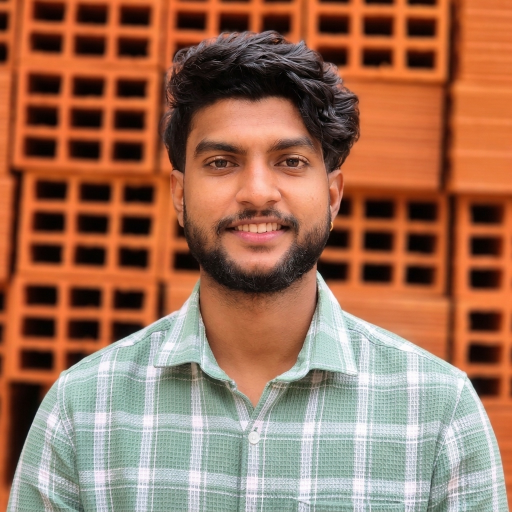
#> input picture assets/sujal.jpg, 1024 x 1024 px, found by its file name (shown at 1/2 size)
$ python make_ascii.py   (older library calls are emulated)
#> lines starting #> are read from the running program, lines starting #| are printed output that depends on the picture; after the words box and inside, x2 and y2 are one past the last pixel; in counts of white or black regions, pixels touching at a corner belong together
"""
tools/make_ascii.py - Generates an ASCII-art hero portrait SVG and static high-res PNG
from assets/sujal.jpg.

Features:
- Full photo portrait with head, hair, face, neck, collar, broad shoulders, and chest
- Completely removes brick background cleanly using OpenCV GrabCut with corner priors
- Facial feature enhancement: CLAHE, gamma lift, unsharp mask, and DoG/Sobel edge blending
- Targeted micro-enhancements: teeth/smile luminance boost, eye & eyebrow contrast definition
- Balanced shirt tone mapping so the face remains the brightly lit focal center
- 28-character smooth tonal ramp with 100% solid subject fill (zero hollow gaps on cheeks)
- 4-tone cyan brightness coloring (#0e7490, #06b6d4, #22d3ee, #e0fbff)
- Grouped <tspan> elements keeping SVG under 250 KB
- Fixed textLength & lengthAdjust="spacing" with xml:space="preserve"
- OFL vector font outlines for "SUJAL KUMAR KANU" via fontTools
- SMIL line-by-line reveal animation (plays once, freezes)
- High-res 2400px wide PNG export for static fallbacks
- Tunable CLI flags: --cols, --gamma, --edge, --crop, --input, --output-svg, --output-png
"""

import os
import argparse
import cv2
import numpy as np
from PIL import Image, ImageDraw, ImageFont
from fontTools.ttLib import TTFont
from fontTools.pens.svgPathPen import SVGPathPen


# 28-character curated smooth ramp from sparse to dense
RAMP = " .'`^,:;~-_+<>i!*=?co1xS%#8&@W"

# 4 Cyan color shades by brightness
SHADE_SHADOW  = "#0e7490"  # deep shadows, hair texture, beard shadows
SHADE_MID_LOW = "#06b6d4"  # transitional midtones, shirt checks
SHADE_MID     = "#22d3ee"  # lit skin, facial features
SHADE_HIGH    = "#e0fbff"  # highlights, teeth, eye catchlights, hair reflections

RGB_SHADOW  = (14, 116, 144)
RGB_MID_LOW = (6, 182, 212)
RGB_MID     = (34, 211, 238)
RGB_HIGH    = (224, 251, 255)


# [45 lines left out: function generate_vector_name, not called in this run]


def remove_background(img):
    """Removes brick background cleanly using GrabCut with corner background priors."""
    h, w, _ = img.shape
    mask = np.full((h, w), cv2.GC_PR_FGD, dtype=np.uint8)

    # Definite background priors: corners & top border where brick wall resides
    cv2.rectangle(mask, (0, 0), (int(w * 0.22), int(h * 0.62)), cv2.GC_BGD, -1)
    cv2.rectangle(mask, (int(w * 0.78), 0), (w, int(h * 0.62)), cv2.GC_BGD, -1)
    cv2.rectangle(mask, (0, 0), (w, int(h * 0.03)), cv2.GC_BGD, -1)

    # Definite foreground priors: center of face and center of chest/shirt
    cv2.rectangle(mask, (int(w * 0.38), int(h * 0.20)), (int(w * 0.64), int(h * 0.52)), cv2.GC_FGD, -1)
    cv2.rectangle(mask, (int(w * 0.20), int(h * 0.74)), (int(w * 0.82), int(h * 0.98)), cv2.GC_FGD, -1)

    bgdModel = np.zeros((1, 65), np.float64)
    fgdModel = np.zeros((1, 65), np.float64)

    try:
        cv2.grabCut(img, mask, None, bgdModel, fgdModel, 6, cv2.GC_INIT_WITH_MASK)
        fg_mask = np.where((mask == cv2.GC_FGD) | (mask == cv2.GC_PR_FGD), 255, 0).astype(np.uint8)
        kernel = cv2.getStructuringElement(cv2.MORPH_ELLIPSE, (9, 9))
        fg_mask = cv2.morphologyEx(fg_mask, cv2.MORPH_CLOSE, kernel)

        num_labels, labels, stats, centroids = cv2.connectedComponentsWithStats(fg_mask)
        if num_labels > 1:
            largest_label = 1 + np.argmax(stats[1:, cv2.CC_STAT_AREA])
            fg_mask = np.where(labels == largest_label, 255, 0).astype(np.uint8)

        return fg_mask.astype(np.float32) / 255.0
    except Exception as e:
        print(f"GrabCut fallback due to: {e}")
        fall_mask = np.ones((h, w), dtype=np.float32)
        return fall_mask


def process_image(img, fg_mask, crop_str="35,1024,1.0", gamma=0.80, edge_weight=0.50):
    """Processes full image: CLAHE, gamma, unsharp mask, DoG/Sobel edge blending, teeth & eye boost."""
    h, w, _ = img.shape

    parts = [float(p.strip()) for p in crop_str.split(",")]
    top = int(parts[0])
    bottom = min(h, int(parts[1]))
    aspect_ratio = float(parts[2]) if len(parts) > 2 else 1.0

    crop_h = bottom - top
    crop_w = min(w, int(crop_h * aspect_ratio))
    cx = w // 2
    left = max(0, cx - crop_w // 2)
    right = min(w, cx + crop_w // 2)

    cropped_img = img[top:bottom, left:right]
    cropped_mask = fg_mask[top:bottom, left:right]
    ch, cw, _ = cropped_img.shape

    gray = cv2.cvtColor(cropped_img, cv2.COLOR_BGR2GRAY)
    y_coords, x_coords = np.indices((ch, cw))
    y_norm = y_coords.astype(np.float32) / ch
    x_norm = x_coords.astype(np.float32) / cw

    # 1. CLAHE contrast enhancement
    clahe = cv2.createCLAHE(clipLimit=2.8, tileGridSize=(8, 8))
    contrast = clahe.apply(gray)

    # 2. Gamma lift to illuminate facial shadows
    inv_gamma = 1.0 / max(0.1, gamma)
    table = np.array([((i / 255.0) ** inv_gamma) * 255.0 for i in np.arange(0, 256)]).astype("uint8")
    lifted = cv2.LUT(contrast, table)

    # 3. Unsharp mask
    blur = cv2.GaussianBlur(lifted, (0, 0), 2.0)
    unsharp = cv2.addWeighted(lifted, 1.50, blur, -0.50, 0)

    # 4. Edge layer blending (Difference of Gaussians + Sobel)
    g1 = cv2.GaussianBlur(gray, (0, 0), 0.6)
    g2 = cv2.GaussianBlur(gray, (0, 0), 2.0)
    dog = np.clip(g1.astype(float) - g2.astype(float), 0, 255)
    dog_norm = cv2.normalize(dog, None, 0, 255, cv2.NORM_MINMAX).astype(np.uint8)

    sobelx = cv2.Sobel(gray, cv2.CV_64F, 1, 0, ksize=3)
    sobely = cv2.Sobel(gray, cv2.CV_64F, 0, 1, ksize=3)
    edge_mag = np.hypot(sobelx, sobely)
    edge_norm = cv2.normalize(edge_mag, None, 0, 255, cv2.NORM_MINMAX).astype(np.uint8)

    combined_edges = cv2.addWeighted(dog_norm, 0.65, edge_norm, 0.35, 0)
    blended = cv2.addWeighted(unsharp, 0.80, combined_edges, edge_weight, 0)

    # 5. Targeted Feature Enhancements:
    # A. Teeth / Smile brightness boost
    teeth_region = (y_norm > 0.40) & (y_norm < 0.48) & (x_norm > 0.41) & (x_norm < 0.59)
    teeth_pixels = teeth_region & (unsharp > 145)
    blended[teeth_pixels] = np.clip(blended[teeth_pixels].astype(float) * 1.35, 0, 255).astype(np.uint8)

    # B. Eyes & Eyebrows contrast definition
    eyes_region = (y_norm > 0.25) & (y_norm < 0.35) & (x_norm > 0.36) & (x_norm < 0.64)
    dark_eye_pixels = eyes_region & (gray < 80)
    blended[dark_eye_pixels] = np.clip(blended[dark_eye_pixels].astype(float) * 0.70, 0, 255).astype(np.uint8)
    light_eye_pixels = eyes_region & (gray > 130)
    blended[light_eye_pixels] = np.clip(blended[light_eye_pixels].astype(float) * 1.25, 0, 255).astype(np.uint8)

    # C. Shirt tone balancing (y_norm > 0.64)
    shirt_fade = np.clip((y_norm - 0.64) / 0.10, 0.0, 1.0)
    blended_float = blended.astype(float)
    shirt_adjusted = np.clip(blended_float * 0.88, 0, 215)
    blended = ((1.0 - shirt_fade) * blended_float + shirt_fade * shirt_adjusted).astype(np.uint8)

    # 6. Baseline tone normalization on subject pixels so full face/shirt has continuous coverage
    is_person = cropped_mask > 0.10
    person_vals = blended[is_person]
    p_min = np.percentile(person_vals, 1)
    p_max = np.percentile(person_vals, 99)
    norm_vals = np.clip((blended.astype(float) - p_min) / max(1.0, (p_max - p_min)), 0.0, 1.0)

    final_vals = np.zeros_like(blended, dtype=np.float32)
    # Baseline at 42 so face has full, continuous coverage
    final_vals[is_person] = (42.0 + norm_vals[is_person] * 213.0)
    processed_final = np.clip(final_vals, 0, 255).astype(np.uint8)

    return processed_final, cropped_mask, ch, cw


def build_ascii_matrix(processed_img, cropped_mask, ch, cw, cols=195, vertical_ratio=0.50):
    """Downsamples image and maps pixels to characters and shade categories."""
    rows = int(cols * (ch / cw) * vertical_ratio)
    resized_img = cv2.resize(processed_img, (cols, rows), interpolation=cv2.INTER_AREA)
    resized_mask = cv2.resize(cropped_mask, (cols, rows), interpolation=cv2.INTER_AREA)

    # Post-downsampling micro-sharpening
    res_float = resized_img.astype(np.float32)
    blurred_res = cv2.GaussianBlur(res_float, (0, 0), 0.7)
    sharp_grid = np.clip(res_float * 1.30 - blurred_res * 0.30, 0, 255).astype(np.uint8)

    n_ramp = len(RAMP)
    matrix = []

    for r in range(rows):
        row_entries = []
        for c in range(cols):
            m_val = resized_mask[r, c]
            val = float(sharp_grid[r, c])

            # Background pixel
            if m_val < 0.25:
                row_entries.append((" ", SHADE_SHADOW, 0))
                continue

            # Subject pixel: map between 35 and 255 to ramp
            norm = np.clip((val - 35.0) / (255.0 - 35.0), 0.0, 1.0)
            char_idx = 1 + int((norm ** 1.02) * (n_ramp - 2))
            char_idx = max(1, min(n_ramp - 1, char_idx))
            ch_char = RAMP[char_idx]

            if val < 75:
                shade = SHADE_SHADOW
            elif val < 130:
                shade = SHADE_MID_LOW
            elif val < 190:
                shade = SHADE_MID
            else:
                shade = SHADE_HIGH

            row_entries.append((ch_char, shade, int(val)))
        matrix.append(row_entries)

    return matrix, cols, rows


def generate_hero_svg(matrix, cols, rows, vector_name_svg=None, output_svg="assets/hero.svg", no_name=True):
    """Generates 1200px wide hero SVG with optional vector name and grouped-tspan animated portrait."""
    target_width = 1200.0

    # Layout metrics: portrait width 1080px centered in 1200px container
    portrait_width = 1080.0
    char_w = portrait_width / cols
    char_h = char_w / 0.50 # ~11.07px per row
    portrait_x_start = (target_width - portrait_width) / 2.0
    portrait_y_start = 0.0 if no_name else 110.0

    total_svg_height = int(portrait_y_start + rows * char_h + (30.0 if not no_name else 30.0))

    svg_lines = [
        f'<svg xmlns="http://www.w3.org/2000/svg" viewBox="0 0 1200 {total_svg_height}" width="100%" height="{total_svg_height}" preserveAspectRatio="xMidYMid meet">',
        '  <defs>',
    ]

    if not no_name and vector_name_svg:
        svg_lines.extend([
            '    <!-- Gradient for Name Header -->',
            '    <linearGradient id="hero-name-grad" x1="0%" y1="0%" x2="100%" y2="0%">',
            '      <stop offset="0%" stop-color="#22d3ee" />',
            '      <stop offset="100%" stop-color="#8b5cf6" />',
            '    </linearGradient>',
        ])

    svg_lines.extend([
        '    <style>',
        '      .hero-bg { fill: #0d1117; }',
        '      .ascii-row {',
        '        font-family: ui-monospace, SFMono-Regular, "SF Mono", Menlo, Consolas, "Liberation Mono", monospace;',
        '        font-size: 10.5px;',
        '        letter-spacing: 0px;',
        '      }',
        '      @media (prefers-reduced-motion: reduce) {',
        '        text, g { opacity: 1 !important; }',
        '      }',
        '    </style>',
        '  </defs>',
        '',
        '  <!-- Dark GitHub Profile Background -->',
        f'  <rect width="1200" height="{total_svg_height}" class="hero-bg" />',
        '',
    ])

    if not no_name and vector_name_svg:
        svg_lines.extend([
            '  <!-- Vector Name Outline: SUJAL KUMAR KANU (OFL Font) -->',
            '  <g id="hero-name">',
            vector_name_svg,
            '  </g>',
            '',
        ])

    svg_lines.append('  <!-- ASCII Portrait Rows (Grouped <tspan> runs with fixed textLength) -->')
    svg_lines.append('  <g id="portrait-rows" class="ascii-row">')

    # Animation timing: reveal rows line by line
    anim_start = 0.20
    step_delay = 0.016

    for r_idx, row in enumerate(matrix):
        y_pos = portrait_y_start + (r_idx + 1) * char_h
        anim_time = round(anim_start + r_idx * step_delay, 3)

        # Group consecutive characters by shade
        runs = []
        cur_shade = None
        cur_chars = []

        for ch_char, shade, _ in row:
            if shade != cur_shade:
                if cur_chars:
                    runs.append((cur_shade, "".join(cur_chars)))
                cur_shade = shade
                cur_chars = [ch_char]
            else:
                cur_chars.append(ch_char)
        if cur_chars:
            runs.append((cur_shade, "".join(cur_chars)))

        # Build tspans
        tspans = []
        for shade, text_chunk in runs:
            escaped = (
                text_chunk.replace("&", "&amp;")
                .replace("<", "&lt;")
                .replace(">", "&gt;")
                .replace('"', "&quot;")
            )
            tspans.append(f'<tspan fill="{shade}">{escaped}</tspan>')

        tspans_html = "".join(tspans)
        svg_lines.append(
            f'    <text x="{portrait_x_start:.1f}" y="{y_pos:.1f}" xml:space="preserve" '
            f'textLength="{portrait_width:.1f}" lengthAdjust="spacing">'
            f'<animate attributeName="opacity" from="0" to="1" dur="0.12s" begin="{anim_time}s" fill="freeze" />'
            f'{tspans_html}</text>'
        )

    svg_lines.append('  </g>')
    svg_lines.append('</svg>')

    full_svg = "\n".join(svg_lines)
    with open(output_svg, "w", encoding="utf-8") as f:
        f.write(full_svg)

    svg_kb = len(full_svg.encode("utf-8")) / 1024
    print(f"Generated {output_svg}: {svg_kb:.1f} KB (viewBox 0 0 1200 {total_svg_height})")
    return full_svg, total_svg_height


def generate_hero_png(matrix, cols, rows, font_path, output_png="assets/hero.png", total_h_svg=1104, no_name=True):
    """Renders a pristine 2400px wide static PNG fallback."""
    scale = 2.0
    png_w = int(1200 * scale)
    png_h = int(total_h_svg * scale)

    png_img = Image.new("RGB", (png_w, png_h), (13, 17, 23)) # #0d1117
    draw = ImageDraw.Draw(png_img)

    if not no_name:
        # Render Name Banner with gradient at top
        try:
            title_font = ImageFont.truetype(font_path, int(52 * scale))
        except Exception:
            title_font = ImageFont.load_default()

        name_text = "SUJAL KUMAR KANU"
        bbox = draw.textbbox((0, 0), name_text, font=title_font)
        name_w = bbox[2] - bbox[0]
        name_x = (png_w - name_w) / 2.0
        name_y = int(30 * scale)

        # Render gradient text onto mask
        mask_img = Image.new("L", (png_w, png_h), 0)
        mask_draw = ImageDraw.Draw(mask_img)
        mask_draw.text((name_x, name_y), name_text, fill=255, font=title_font)

        # Linear gradient #22d3ee to #8b5cf6
        grad_img = Image.new("RGB", (png_w, png_h))
        grad_draw = ImageDraw.Draw(grad_img)
        for x in range(int(name_x), int(name_x + name_w + 1)):
            t = (x - name_x) / max(1.0, name_w)
            r = int(34 + t * (139 - 34))
            g = int(211 + t * (92 - 211))
            b = int(238 + t * (246 - 238))
            grad_draw.line([(x, name_y), (x, name_y + int(70 * scale))], fill=(r, g, b))

        png_img.paste(grad_img, (0, 0), mask_img)

    # Render ASCII rows
    try:
        mono_font = ImageFont.truetype("consola.ttf", int(10.5 * scale * 1.7))
    except Exception:
        mono_font = ImageFont.load_default()

    portrait_width = 1080.0 * scale
    char_w = portrait_width / cols
    char_h = char_w / 0.50
    portrait_x_start = (png_w - portrait_width) / 2.0
    portrait_y_start = (0.0 if no_name else 110.0) * scale

    for r in range(rows):
        y_pos = portrait_y_start + r * char_h
        for c in range(cols):
            ch_char, shade, val = matrix[r][c]
            if ch_char == " ":
                continue
            x_pos = portrait_x_start + c * char_w

            if shade == SHADE_SHADOW:
                rgb = RGB_SHADOW
            elif shade == SHADE_MID_LOW:
                rgb = RGB_MID_LOW
            elif shade == SHADE_MID:
                rgb = RGB_MID
            else:
                rgb = RGB_HIGH

            draw.text((x_pos, y_pos), ch_char, fill=rgb, font=mono_font)

    png_img.save(output_png, "PNG")
    print(f"Generated {output_png} ({png_w}x{png_h})")


def main():
    parser = argparse.ArgumentParser(description="Generate ASCII Hero Banner & Portrait")
    parser.add_argument("--input", default="assets/sujal.jpg", help="Path to input photo")
    parser.add_argument("--cols", type=int, default=195, help="Number of ASCII columns (170-200)")
    parser.add_argument("--gamma", type=float, default=0.80, help="Gamma correction factor (~0.8)")
    parser.add_argument("--edge", type=float, default=0.50, help="Edge layer blend weight (0.2-0.6)")
    parser.add_argument("--crop", default="35,1024,1.0", help="Crop bounds: top,bottom,ratio")
    parser.add_argument("--output-svg", default="assets/hero.svg", help="Output hero SVG path")
    parser.add_argument("--output-png", default="assets/hero.png", help="Output hero PNG path")
    parser.add_argument("--font", default="tools/fonts/Poppins-ExtraBold.ttf", help="OFL Heavy font path")
    parser.add_argument("--no-name", dest="no_name", action="store_true", default=True, help="Omit gradient name text banner (default: True)")
    parser.add_argument("--with-name", dest="no_name", action="store_false", help="Include gradient name text banner")

    args = parser.parse_args()

    if not os.path.exists(args.input):
        print(f"Error: Input photo {args.input} does not exist.")
        return 1

    print(f"Loading {args.input}...")
    img = cv2.imread(args.input)
#> img is the input picture: shape (1024, 1024, 3); mean B, G, R 87.6, 111.6, 157.7

    print("Step 1: Segmenting background with GrabCut...")
    fg_mask = remove_background(img)
#> in remove_background, `cv2.rectangle(mask, (0, 0), (int(w * 0.22), int(h * 0.62)), cv2.GC_BGD..`:
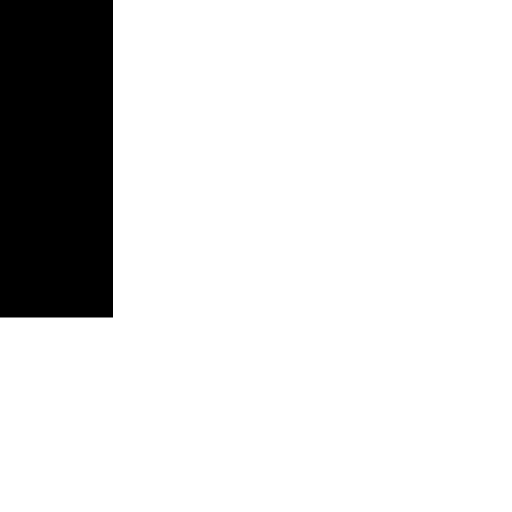
#> mask: shape (1024, 1024) (shown at 1/2 size); values 0 (black) and 3 (white), 86.3% white; 1 black region, box (x1, y1, x2, y2) and area: (0, 0, 226, 635) 143510
#> in remove_background, `cv2.rectangle(mask, (int(w * 0.20), int(h * 0.74)), (int(w * 0.82), in..`:
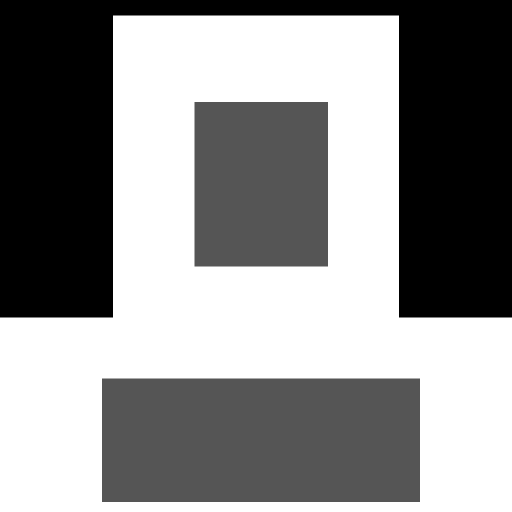
#> mask: shape (1024, 1024) (shown at 1/2 size); min 0, max 3, mean 1.66; drawn with min black and max white
#> fg_mask: shape (1024, 1024) float32; values 0 (black) and 1 (white), 48.4% white; 1 white region, box (x1, y1, x2, y2) and area: (13, 61, 1018, 1024) 507424

    print(f"Step 2: Processing image (crop={args.crop}, gamma={args.gamma}, edge={args.edge})...")
    processed_img, cropped_mask, ch, cw = process_image(
        img, fg_mask,
        crop_str=args.crop,
        gamma=args.gamma,
        edge_weight=args.edge
    )
#> in process_image, `blended = ((1.0 - shirt_fade) * blended_float + shirt_fade * shirt_adj..`:
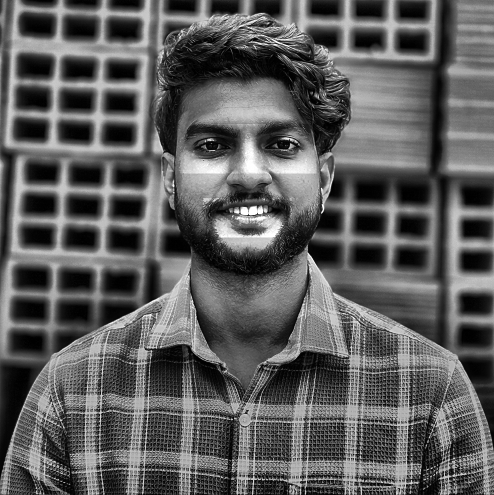
#> blended: shape (989, 988) (shown at 1/2 size); min 0, max 255, mean 92.8
#> in process_image, `p_min = np.percentile(person_vals, 1)`: p_min = 1
#> in process_image, `p_max = np.percentile(person_vals, 99)`: p_max = 233
#> in process_image, `final_vals[is_person] = (42.0 + norm_vals[is_person] * 213.0)`:
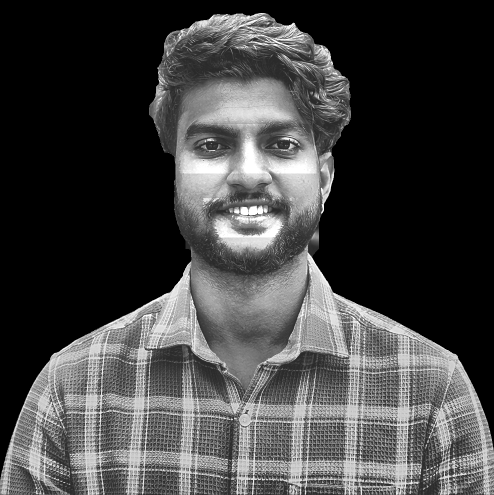
#> final_vals: shape (989, 988) float32 (shown at 1/2 size); min 0, max 255, mean 67.5
#> ch = 989; cw = 988

    print(f"Step 3: Building ASCII matrix ({args.cols} columns)...")
    matrix, cols, rows = build_ascii_matrix(processed_img, cropped_mask, ch, cw, cols=args.cols)
#> in build_ascii_matrix, `rows = int(cols * (ch / cw) * vertical_ratio)`: rows = 97
#> in build_ascii_matrix, `blurred_res = cv2.GaussianBlur(res_float, (0, 0), 0.7)`:
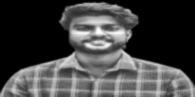
#> blurred_res: shape (97, 195) float32; min 0, max 254.3, mean 67.3
#> after the loop in build_ascii_matrix, `for r in range(rows):`: matrix = 97 items
#> matrix = 97 items; cols = 195; rows = 97

    vector_name_svg = None
    if not args.no_name:
        print(f"Step 4: Extracting vector glyphs from {args.font}...")
        vector_name_svg, _, _, _ = generate_vector_name(
            text="SUJAL KUMAR KANU",
            font_path=args.font,
            font_size=52.0,
            target_width=1200.0,
            baseline_y=75.0
        )
    else:
        print("Step 4: Skipping name header (--no-name)...")

    print(f"Step 5: Writing hero SVG to {args.output_svg}...")
    _, total_h = generate_hero_svg(matrix, cols, rows, vector_name_svg, output_svg=args.output_svg, no_name=args.no_name)
#> in generate_hero_svg, `char_w = portrait_width / cols`: char_w = 5.54
#> in generate_hero_svg, `char_h = char_w / 0.50`: char_h = 11.08
#> in generate_hero_svg, `total_svg_height = int(portrait_y_start + rows * char_h + (30.0 if not..`: total_svg_height = 1104
#> the loop in generate_hero_svg, `for r_idx, row in enumerate(matrix):` made 97 passes
#> (y_pos, anim_time) on passes 1 to 8: (11.08, 0.2), (22.15, 0.216), (33.23, 0.232), (44.31, 0.248), (55.38, 0.264), (66.46, 0.28), (77.54, 0.296), (88.62, 0.312)
#> after the loop in generate_hero_svg, `for r_idx, row in enumerate(matrix):`: svg_lines = 117 items
#> in generate_hero_svg, `svg_kb = len(full_svg.encode("utf-8")) / 1024`: svg_kb = 125.6
#| Generated assets/hero.svg: 125.6 KB (viewBox 0 0 1200 1104)
#> total_h = 1104

    print(f"Step 6: Writing high-res fallback PNG to {args.output_png}...")
    generate_hero_png(matrix, cols, rows, args.font, output_png=args.output_png, total_h_svg=total_h, no_name=args.no_name)
#> in generate_hero_png, `png_h = int(total_h_svg * scale)`: png_h = 2208
#> in generate_hero_png, `png_img = Image.new("RGB", (png_w, png_h), (13, 17, 23))`:
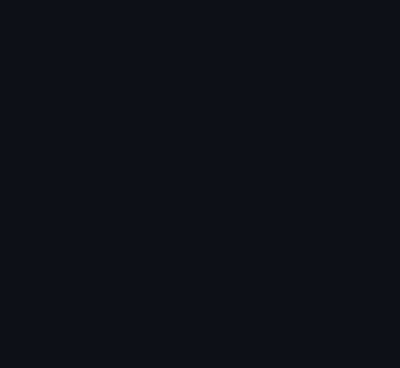
#> png_img: PIL image 2400x2208 RGB (shown at 1/6 size); mean R, G, B 13, 17, 23
#> in generate_hero_png, `char_w = portrait_width / cols`: char_w = 11.08
#> in generate_hero_png, `char_h = char_w / 0.50`: char_h = 22.15
#> the loop in generate_hero_png, `for r in range(rows):` made 97 passes
#> y_pos on passes 1 to 8: 0, 22.15, 44.31, 66.46, 88.62, 110.8, 132.9, 155.1
#> in generate_hero_png, `png_img.save(output_png, "PNG")`:
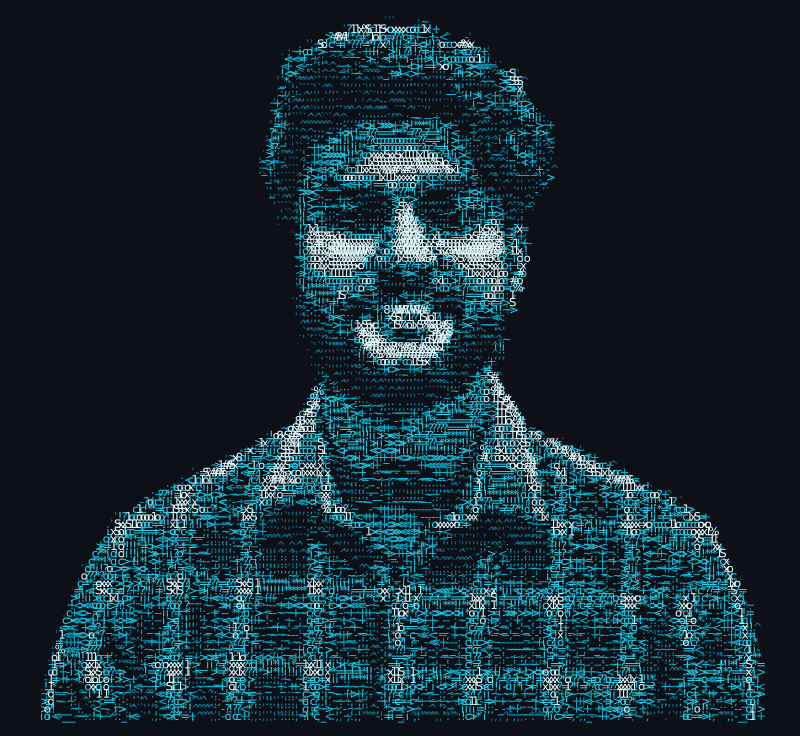
#> saved as hero.png: PIL image 2400x2208 RGB (shown at 1/3 size); mean R, G, B 20.6, 43.2, 51.5
#| Generated assets/hero.png (2400x2208)

    print("ASCII portrait generation complete!")
    return 0


if __name__ == "__main__":
    main()
